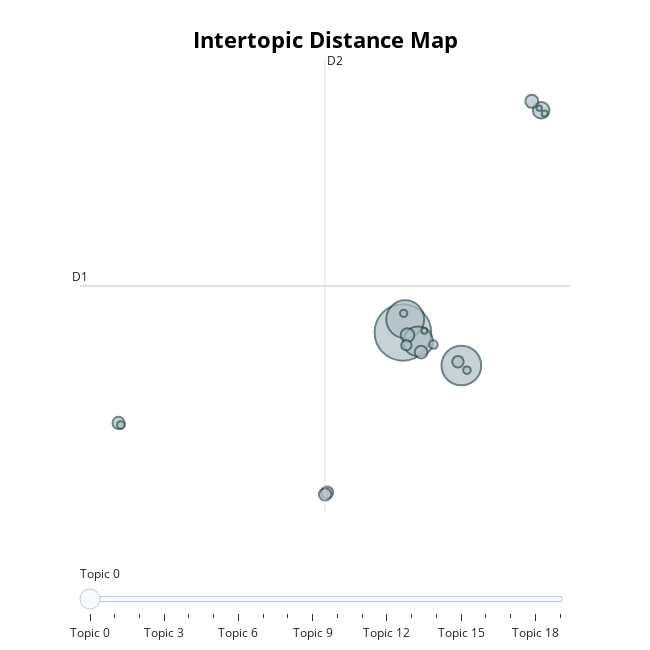

The notebook cell this image was saved under:
### Markdown cell above
Visualization

### Code cell
# visualize topics

topic_model.visualize_topics()

### Figure 1 — Plotly figure (JSON) as saved in the notebook; plotly's stock layout.template omitted (floating-point values rounded to 4 significant figures)
{"data": [{"customdata": [[0, "game | this | it | and | the", 29399], [1, "terraria | the | and | to | you", 14477], [2, "minecraft | and | game | this | it", 13139], [3, "game | this | best | great | ever", 8073], [4, "10 | again | killed | would | the", 2529], [5, "my | it | but | fix | the", 1500], [6, "addictive | addicting | fun | very | addicted", 1726], [7, "10 | would | again | 11 | ign", 1547], [8, "good | ok | its | pretty | alright", 1296], [9, "bye | cool | slit | dink | so", 1353], [10, "review | reviews | badgei | le | this", 657], [11, "mac | on | linux | for | it", 492], [12, "awesome | love | it | its | awsome", 1409], [13, "cool | fine | lines | line | between", 548], [14, "buy | it | get | worth | just", 987], [15, "moon | lord | the | 10 | and", 524], [16, "click | starbound | russification | interface | this", 311], [17, "the | best | to | you | and", 1210], [18, "epic | crust | pie | sugar | degrees", 260], [19, "slime | 10 | slimes | the | by", 339]], "hovertemplate": "<b>Topic %{customdata[0]}</b><br>%{customdata[1]}<br>Size: %{customdata[2]}", "legendgroup": "", "marker": {"color": "#B0BEC5", "line": {"color": "DarkSlateGrey", "width": 2}, "size": [29399, 14477, 13139, 8073, 2529, 1500, 1726, 1547, 1296, 1353, 657, 492, 1409, 548, 987, 524, 311, 1210, 260, 339], "sizemode": "area", "sizeref": 18.37, "symbol": "circle"}, "mode": "markers", "name": "", "orientation": "v", "showlegend": false, "type": "scatter", "x": [1.495, 4.702, 1.62, 2.328, 9.079, 2.494, 1.749, 8.568, -2.657, -14.11, 3.175, 1.537, -2.77, -13.98, 1.685, 5.009, 2.673, 4.516, 8.975, 9.273], "xaxis": "x", "y": [2.558, 0.6577, 3.312, 2.042, 15.31, 1.426, 2.402, 15.82, -6.629, -2.636, 1.858, 3.652, -6.741, -2.759, 1.821, 0.3907, 2.653, 0.8674, 15.43, 15.12], "yaxis": "y"}], "layout": {"annotations": [{"showarrow": false, "text": "D1", "x": -16.22, "y": 5.222, "yshift": 10}, {"showarrow": false, "text": "D2", "x": -2.779, "xshift": 10, "y": 18.2}], "height": 650, "hoverlabel": {"bgcolor": "white", "font": {"family": "Rockwell", "size": 16}}, "legend": {"itemsizing": "constant", "tracegroupgap": 0}, "margin": {"t": 60}, "shapes": [{"line": {"color": "#CFD8DC", "width": 2}, "type": "line", "x0": -2.779, "x1": -2.779, "y0": -7.752, "y1": 18.2}, {"line": {"color": "#9E9E9E", "width": 2}, "type": "line", "x0": -16.22, "x1": 10.66, "y0": 5.222, "y1": 5.222}], "sliders": [{"active": 0, "pad": {"t": 50}, "steps": [{"args": [{"marker.color": [["red", "#B0BEC5", "#B0BEC5", "#B0BEC5", "#B0BEC5", "#B0BEC5", "#B0BEC5", "#B0BEC5", "#B0BEC5", "#B0BEC5", "#B0BEC5", "#B0BEC5", "#B0BEC5", "#B0BEC5", "#B0BEC5", "#B0BEC5", "#B0BEC5", "#B0BEC5", "#B0BEC5", "#B0BEC5"]]}], "label": "Topic 0", "method": "update"}, {"args": [{"marker.color": [["#B0BEC5", "red", "#B0BEC5", "#B0BEC5", "#B0BEC5", "#B0BEC5", "#B0BEC5", "#B0BEC5", "#B0BEC5", "#B0BEC5", "#B0BEC5", "#B0BEC5", "#B0BEC5", "#B0BEC5", "#B0BEC5", "#B0BEC5", "#B0BEC5", "#B0BEC5", "#B0BEC5", "#B0BEC5"]]}], "label": "Topic 1", "method": "update"}, {"args": [{"marker.color": [["#B0BEC5", "#B0BEC5", "red", "#B0BEC5", "#B0BEC5", "#B0BEC5", "#B0BEC5", "#B0BEC5", "#B0BEC5", "#B0BEC5", "#B0BEC5", "#B0BEC5", "#B0BEC5", "#B0BEC5", "#B0BEC5", "#B0BEC5", "#B0BEC5", "#B0BEC5", "#B0BEC5", "#B0BEC5"]]}], "label": "Topic 2", "method": "update"}, {"args": [{"marker.color": [["#B0BEC5", "#B0BEC5", "#B0BEC5", "red", "#B0BEC5", "#B0BEC5", "#B0BEC5", "#B0BEC5", "#B0BEC5", "#B0BEC5", "#B0BEC5", "#B0BEC5", "#B0BEC5", "#B0BEC5", "#B0BEC5", "#B0BEC5", "#B0BEC5", "#B0BEC5", "#B0BEC5", "#B0BEC5"]]}], "label": "Topic 3", "method": "update"}, {"args": [{"marker.color": [["#B0BEC5", "#B0BEC5", "#B0BEC5", "#B0BEC5", "red", "#B0BEC5", "#B0BEC5", "#B0BEC5", "#B0BEC5", "#B0BEC5", "#B0BEC5", "#B0BEC5", "#B0BEC5", "#B0BEC5", "#B0BEC5", "#B0BEC5", "#B0BEC5", "#B0BEC5", "#B0BEC5", "#B0BEC5"]]}], "label": "Topic 4", "method": "update"}, {"args": [{"marker.color": [["#B0BEC5", "#B0BEC5", "#B0BEC5", "#B0BEC5", "#B0BEC5", "red", "#B0BEC5", "#B0BEC5", "#B0BEC5", "#B0BEC5", "#B0BEC5", "#B0BEC5", "#B0BEC5", "#B0BEC5", "#B0BEC5", "#B0BEC5", "#B0BEC5", "#B0BEC5", "#B0BEC5", "#B0BEC5"]]}], "label": "Topic 5", "method": "update"}, {"args": [{"marker.color": [["#B0BEC5", "#B0BEC5", "#B0BEC5", "#B0BEC5", "#B0BEC5", "#B0BEC5", "red", "#B0BEC5", "#B0BEC5", "#B0BEC5", "#B0BEC5", "#B0BEC5", "#B0BEC5", "#B0BEC5", "#B0BEC5", "#B0BEC5", "#B0BEC5", "#B0BEC5", "#B0BEC5", "#B0BEC5"]]}], "label": "Topic 6", "method": "update"}, {"args": [{"marker.color": [["#B0BEC5", "#B0BEC5", "#B0BEC5", "#B0BEC5", "#B0BEC5", "#B0BEC5", "#B0BEC5", "red", "#B0BEC5", "#B0BEC5", "#B0BEC5", "#B0BEC5", "#B0BEC5", "#B0BEC5", "#B0BEC5", "#B0BEC5", "#B0BEC5", "#B0BEC5", "#B0BEC5", "#B0BEC5"]]}], "label": "Topic 7", "method": "update"}, {"args": [{"marker.color": [["#B0BEC5", "#B0BEC5", "#B0BEC5", "#B0BEC5", "#B0BEC5", "#B0BEC5", "#B0BEC5", "#B0BEC5", "red", "#B0BEC5", "#B0BEC5", "#B0BEC5", "#B0BEC5", "#B0BEC5", "#B0BEC5", "#B0BEC5", "#B0BEC5", "#B0BEC5", "#B0BEC5", "#B0BEC5"]]}], "label": "Topic 8", "method": "update"}, {"args": [{"marker.color": [["#B0BEC5", "#B0BEC5", "#B0BEC5", "#B0BEC5", "#B0BEC5", "#B0BEC5", "#B0BEC5", "#B0BEC5", "#B0BEC5", "red", "#B0BEC5", "#B0BEC5", "#B0BEC5", "#B0BEC5", "#B0BEC5", "#B0BEC5", "#B0BEC5", "#B0BEC5", "#B0BEC5", "#B0BEC5"]]}], "label": "Topic 9", "method": "update"}, {"args": [{"marker.color": [["#B0BEC5", "#B0BEC5", "#B0BEC5", "#B0BEC5", "#B0BEC5", "#B0BEC5", "#B0BEC5", "#B0BEC5", "#B0BEC5", "#B0BEC5", "red", "#B0BEC5", "#B0BEC5", "#B0BEC5", "#B0BEC5", "#B0BEC5", "#B0BEC5", "#B0BEC5", "#B0BEC5", "#B0BEC5"]]}], "label": "Topic 10", "method": "update"}, {"args": [{"marker.color": [["#B0BEC5", "#B0BEC5", "#B0BEC5", "#B0BEC5", "#B0BEC5", "#B0BEC5", "#B0BEC5", "#B0BEC5", "#B0BEC5", "#B0BEC5", "#B0BEC5", "red", "#B0BEC5", "#B0BEC5", "#B0BEC5", "#B0BEC5", "#B0BEC5", "#B0BEC5", "#B0BEC5", "#B0BEC5"]]}], "label": "Topic 11", "method": "update"}, {"args": [{"marker.color": [["#B0BEC5", "#B0BEC5", "#B0BEC5", "#B0BEC5", "#B0BEC5", "#B0BEC5", "#B0BEC5", "#B0BEC5", "#B0BEC5", "#B0BEC5", "#B0BEC5", "#B0BEC5", "red", "#B0BEC5", "#B0BEC5", "#B0BEC5", "#B0BEC5", "#B0BEC5", "#B0BEC5", "#B0BEC5"]]}], "label": "Topic 12", "method": "update"}, {"args": [{"marker.color": [["#B0BEC5", "#B0BEC5", "#B0BEC5", "#B0BEC5", "#B0BEC5", "#B0BEC5", "#B0BEC5", "#B0BEC5", "#B0BEC5", "#B0BEC5", "#B0BEC5", "#B0BEC5", "#B0BEC5", "red", "#B0BEC5", "#B0BEC5", "#B0BEC5", "#B0BEC5", "#B0BEC5", "#B0BEC5"]]}], "label": "Topic 13", "method": "update"}, {"args": [{"marker.color": [["#B0BEC5", "#B0BEC5", "#B0BEC5", "#B0BEC5", "#B0BEC5", "#B0BEC5", "#B0BEC5", "#B0BEC5", "#B0BEC5", "#B0BEC5", "#B0BEC5", "#B0BEC5", "#B0BEC5", "#B0BEC5", "red", "#B0BEC5", "#B0BEC5", "#B0BEC5", "#B0BEC5", "#B0BEC5"]]}], "label": "Topic 14", "method": "update"}, {"args": [{"marker.color": [["#B0BEC5", "#B0BEC5", "#B0BEC5", "#B0BEC5", "#B0BEC5", "#B0BEC5", "#B0BEC5", "#B0BEC5", "#B0BEC5", "#B0BEC5", "#B0BEC5", "#B0BEC5", "#B0BEC5", "#B0BEC5", "#B0BEC5", "red", "#B0BEC5", "#B0BEC5", "#B0BEC5", "#B0BEC5"]]}], "label": "Topic 15", "method": "update"}, {"args": [{"marker.color": [["#B0BEC5", "#B0BEC5", "#B0BEC5", "#B0BEC5", "#B0BEC5", "#B0BEC5", "#B0BEC5", "#B0BEC5", "#B0BEC5", "#B0BEC5", "#B0BEC5", "#B0BEC5", "#B0BEC5", "#B0BEC5", "#B0BEC5", "#B0BEC5", "red", "#B0BEC5", "#B0BEC5", "#B0BEC5"]]}], "label": "Topic 16", "method": "update"}, {"args": [{"marker.color": [["#B0BEC5", "#B0BEC5", "#B0BEC5", "#B0BEC5", "#B0BEC5", "#B0BEC5", "#B0BEC5", "#B0BEC5", "#B0BEC5", "#B0BEC5", "#B0BEC5", "#B0BEC5", "#B0BEC5", "#B0BEC5", "#B0BEC5", "#B0BEC5", "#B0BEC5", "red", "#B0BEC5", "#B0BEC5"]]}], "label": "Topic 17", "method": "update"}, {"args": [{"marker.color": [["#B0BEC5", "#B0BEC5", "#B0BEC5", "#B0BEC5", "#B0BEC5", "#B0BEC5", "#B0BEC5", "#B0BEC5", "#B0BEC5", "#B0BEC5", "#B0BEC5", "#B0BEC5", "#B0BEC5", "#B0BEC5", "#B0BEC5", "#B0BEC5", "#B0BEC5", "#B0BEC5", "red", "#B0BEC5"]]}], "label": "Topic 18", "method": "update"}, {"args": [{"marker.color": [["#B0BEC5", "#B0BEC5", "#B0BEC5", "#B0BEC5", "#B0BEC5", "#B0BEC5", "#B0BEC5", "#B0BEC5", "#B0BEC5", "#B0BEC5", "#B0BEC5", "#B0BEC5", "#B0BEC5", "#B0BEC5", "#B0BEC5", "#B0BEC5", "#B0BEC5", "#B0BEC5", "#B0BEC5", "red"]]}], "label": "Topic 19", "method": "update"}]}], "title": {"font": {"color": "Black", "size": 22}, "text": "<b>Intertopic Distance Map</b>", "x": 0.5, "xanchor": "center", "y": 0.95, "yanchor": "top"}, "width": 650, "xaxis": {"anchor": "y", "domain": [0, 1], "range": [-16.22, 10.66], "title": {"text": ""}, "visible": false}, "yaxis": {"anchor": "x", "domain": [0, 1], "range": [-7.752, 18.2], "title": {"text": ""}, "visible": false}}}
